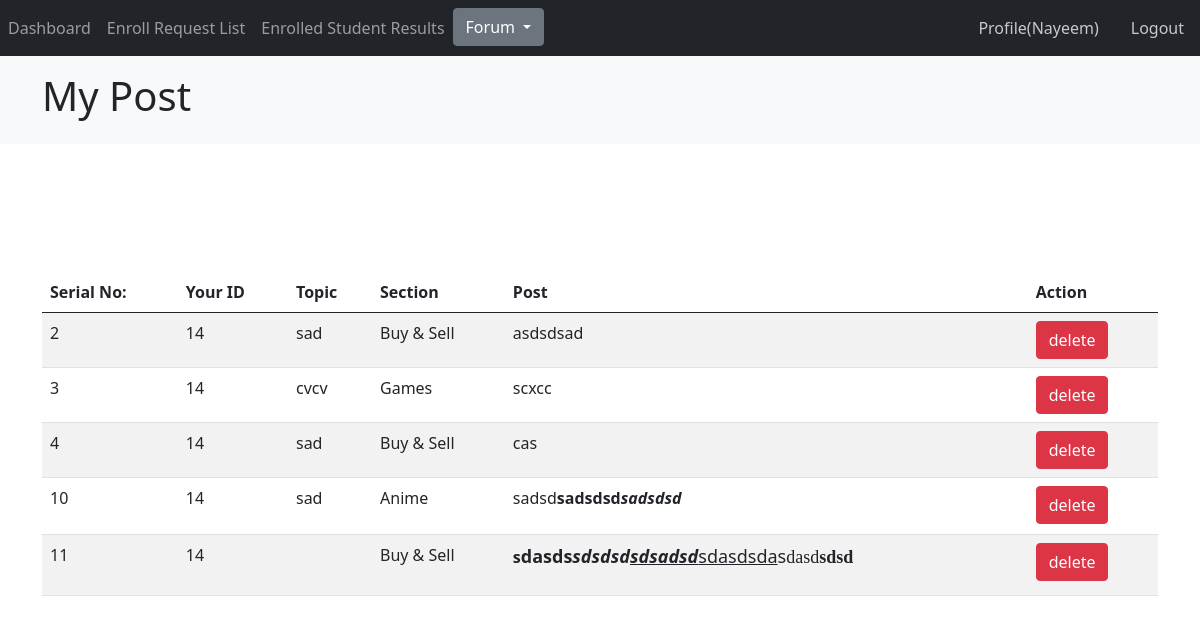
The app's page /faculty/my_post.php (signed in) with its own data.
### tables this page shows
CREATE TABLE `post` (
  `id` int(11) NOT NULL,
  `faculty_id` int(11) NOT NULL,
  `topic` varchar(255) NOT NULL,
  `section` varchar(20) NOT NULL,
  `post` varchar(255) NOT NULL,
  `datetime` timestamp NOT NULL DEFAULT current_timestamp() ON UPDATE current_timestamp()
);

### lib/Session.php (called while the page is built, shortened)
<?php
class Session
{
    public static function get($key)
    {
        if (isset($_SESSION[$key])) {
            return $_SESSION[$key];
        } else {
            return false;
        }
    }
}

### faculty/my_post.php (the view, shortened to what this page needs)
<?php
include '../lib/Session.php';
 include 'session.php';
?>
<!DOCTYPE html>
<html lang="en">
<head>
    <link rel="stylesheet" href="../assets/css/bootstrap.min.css">
    <link rel="stylesheet" href="../assets/css/style.css">
</head>
<body>
<?php include 'navbar.php'; ?>
    <header class="bg-light text-dark py-3">
    <div class="container">
        <div class="row">
            <div class="col-md-12">
                <h1><i class="fa-solid fa-pen-to-square"></i>My Post</h1>
            </div>
        </div>
    </div>
    </header>
    <section class="container py-2 mb-4">
    <div class="row">
        <div class="col-lg-12">
            <table class="table table-striped table-hover">
                <thead class="thead-dark">
                <tr>
                    <th col-md-2>Serial No:</th>
                    <th py-2>Your ID</th>
                    <th>Topic</th>
                    <th>Section</th>
                    <th>Post</th>
                    <th scope="col">Action</th>
                </tr>
                </thead>
                <?php
                global $connectDB;
                $facultyId =  Session::get('id');
                $sql = "SELECT * FROM post WHERE faculty_id=$facultyId";
                $result = mysqli_query($connectDB, $sql);
                while($DataRows = mysqli_fetch_assoc ($result ))
                {
                    $array[]=$DataRows;
                }
                if(!empty($array)){
                foreach($array as $i){
                ?>
                <tr>
                    <td><?php echo $i["id"]; ?></td>
                    <td><?php echo $i["faculty_id"]; ?></td>
                    <td><?php echo $i["topic"]; ?></td>
                    <td><?php echo $i["section"]; ?></td>
                    <td><?php echo $i["post"]; ?></td>
                    <td><a href="DeletePost.php?id=<?php echo $i["id"] ?>"><span class="btn btn-danger">delete</span></a></td>
                   <br>
                </tr>
            <?php } }?>
            </table>
        </div>
    </div>
</section>
</body>
</html>

### records on screen
post: id "2", faculty "14", topic "sad", section "Buy & Sell", post "asdsdsad"
post: id "3", faculty "14", topic "cvcv", section "Games", post "scxcc"
post: id "4", faculty "14", topic "sad", section "Buy & Sell", post "cas"
post: id "10", faculty "14", topic "sad", section "Anime", post "sadsd sadsdsd sadsdsd"
post: id "11", faculty "14", section "Buy & Sell", post "s dasds sdsdsd sdsadsd sdasdsda s dasd sdsd"

### other values on screen
Session::get('name') "Nayeem"
